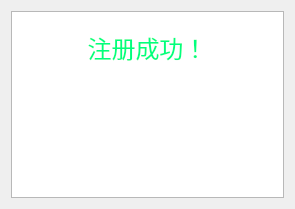
<?xml version="1.0" encoding="UTF-8"?>
<ui version="4.0">
 <class>Dialog</class>
 <widget class="QDialog" name="Dialog">
  <property name="geometry">
   <rect>
    <x>0</x>
    <y>0</y>
    <width>295</width>
    <height>209</height>
   </rect>
  </property>
  <property name="windowTitle">
   <string>Dialog</string>
  </property>
  <layout class="QVBoxLayout" name="verticalLayout">
   <item>
    <widget class="QTextBrowser" name="textBrowser">
     <property name="html">
      <string>&lt;!DOCTYPE HTML PUBLIC &quot;-//W3C//DTD HTML 4.0//EN&quot; &quot;http://www.w3.org/TR/REC-html40/strict.dtd&quot;&gt;
&lt;html&gt;&lt;head&gt;&lt;meta name=&quot;qrichtext&quot; content=&quot;1&quot; /&gt;&lt;style type=&quot;text/css&quot;&gt;
p, li { white-space: pre-wrap; }
&lt;/style&gt;&lt;/head&gt;&lt;body style=&quot; font-family:'SimSun'; font-size:9pt; font-weight:400; font-style:normal;&quot;&gt;
&lt;p align=&quot;center&quot; style=&quot;-qt-paragraph-type:empty; margin-top:0px; margin-bottom:0px; margin-left:0px; margin-right:0px; -qt-block-indent:0; text-indent:0px;&quot;&gt;&lt;br /&gt;&lt;/p&gt;
&lt;p align=&quot;center&quot; style=&quot; margin-top:0px; margin-bottom:0px; margin-left:0px; margin-right:0px; -qt-block-indent:0; text-indent:0px;&quot;&gt;&lt;span style=&quot; font-size:18pt; color:#00ff7f;&quot;&gt;注册成功！&lt;/span&gt;&lt;/p&gt;&lt;/body&gt;&lt;/html&gt;</string>
     </property>
    </widget>
   </item>
  </layout>
 </widget>
 <resources/>
 <connections/>
</ui>
